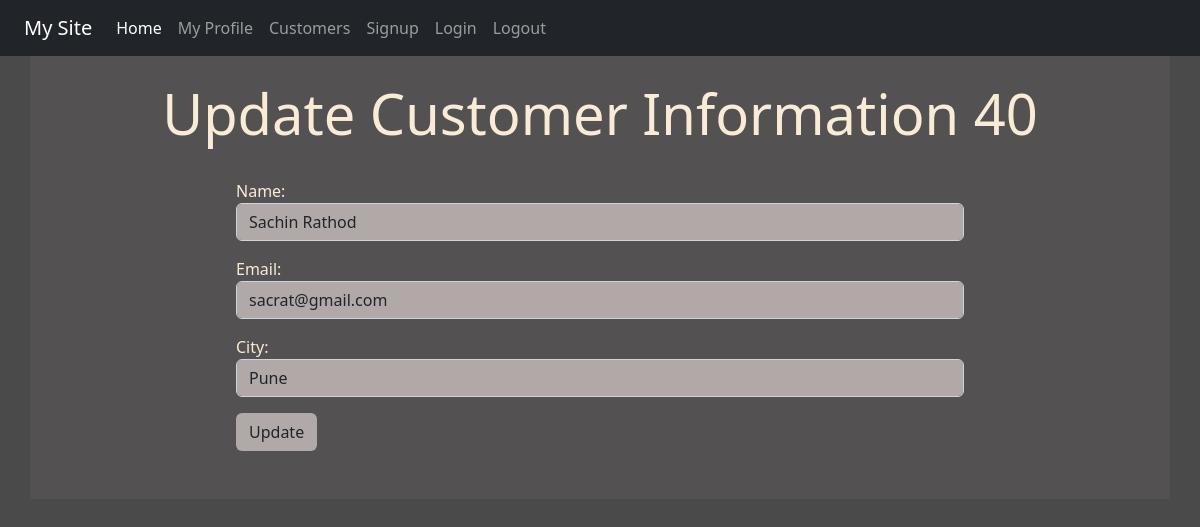
The app's page /viewdata/40 (signed in) with its own data.
### reg/models.py (models this page shows)
class Customer(models.Model):
    name=models.CharField(max_length=70)
    email=models.EmailField(max_length=100)
    city=models.CharField(max_length=10)

### reg/views.py (the view)
# urls.py: path('viewdata/<int:id>', views.View_data, name='viewdata'),
def View_data(request,id):
    if request.user.is_authenticated:
        pi = Customer.objects.get(pk=id)
        fmm = CustomerReg(instance=pi)
        return render(request, 'reg/updatecustomer.html',{'formm':fmm, 'id':id})
    else:
        return HttpResponseRedirect('/login/')

### reg/forms.py
class CustomerReg(forms.ModelForm):
    class Meta:
        model = Customer
        fields = ['name', 'email', 'city']
        widgets = {
            'name': forms.TextInput(attrs={'class':'form-control'}),
            'email': forms.EmailInput(attrs={'class':'form-control'}),
            'city': forms.TextInput(attrs={'class':'form-control'}),
        }

### reg/templates/reg/updatecustomer.html (shortened to what this page needs)
{% extends 'reg/base.html' %}
{% block content %}
<div class="jumbotron jumbotron-fluid jumbo-color">
    <div class="container">
        <br>
        <h1 class="text-center display-4 font-weight-bold">Update Customer Information {{id}}</h1>
        <br>
        <div class="col-sm-8 offset-2">
            <form action="{% url 'updatedata' id %}" method="POST">
                {{formm.as_p}}
                <input type="submit" class="btn btnnn" value="Update">
            </form>
            <br>
            <br>
        </div>
    </div>
</div>
    {% endblock content %}

### reg/static/reg/css/style.css (style rules this page uses)
body { background-color:rgb(75,74,74); color: antiquewhite; }
.jumbo-color { background-color:rgb(83,81,82); }
.form-control { background-color: rgb(177, 168, 168); }
.btnnn { background-color: rgb(177, 168, 168) }

### records on screen
Customer: name "Sachin Rathod", email "sacrat@gmail.com", city "Pune"

### other values on screen
{{ id }} "40"
